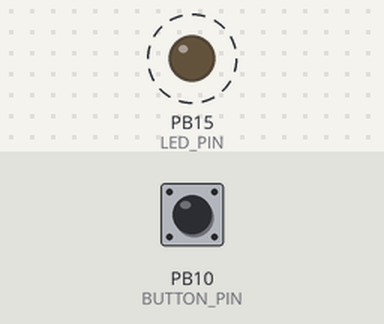
Bench run of a sketch on a simulated STM32 Blue Pill. Parts: output pins drawn as LEDs (lit = HIGH). Dashed ring = blinking. Inputs (shaded band) come from the test bench; at power-on: PB10 (BUTTON_PIN) HIGH. What the sketch prints to the serial monitor is not drawn.

Above: at 0.2 s.
Timing chart, 0 to 3.0 s (numbered marks = the images above):
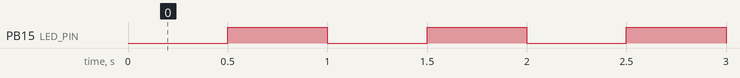

Measured:
- by itself, PB15 (LED_PIN): alternates HIGH for 0.50 s and LOW for 0.50 s

The sketch:

TimerInterrupts.ino
```cpp
/*
 Timer Interrupts Example

 Demonstrates usage of the HardwareTimer classes by blinking the LED

 Created 22 April 2010, last updated 8 June 2010
 By Bryan Newbold for LeafLabs
 This code is released with no strings attached.

 */

#define LED_PIN PB15
#define BUTTON_PIN PB10
#define LED_RATE 500000    // in microseconds; should give 0.5Hz toggles

void handler_led(void);
void handler_count1(void);
void handler_count2(void);

int toggle = 0;

int count1 = 0;
int count2 = 0;

void setup()
{
	Serial.begin(9600); // Ignored by Maple. But needed by boards using hardware serial via a USB to Serial adaptor
    // Set up the LED to blink
    pinMode(LED_PIN, OUTPUT);

    // Set up BUT for input
    pinMode(BUTTON_PIN, INPUT_PULLUP);

    // Setup LED Timer
    Timer2.setChannel1Mode(TIMER_OUTPUTCOMPARE);
    Timer2.setPeriod(LED_RATE); // in microseconds
    Timer2.setCompare1(1);      // overflow might be small
    Timer2.attachCompare1Interrupt(handler_led);

    // Setup Counting Timers
    Timer3.setChannel1Mode(TIMER_OUTPUTCOMPARE);
    Timer4.setChannel1Mode(TIMER_OUTPUTCOMPARE);
    Timer3.pause();
    Timer4.pause();
    Timer3.setCount(0);
    Timer4.setCount(0);
    Timer3.setOverflow(30000);
    Timer4.setOverflow(30000);
    Timer3.setCompare1(1000);   // somewhere in the middle
    Timer4.setCompare1(1000);
    Timer3.attachCompare1Interrupt(handler1);
    Timer4.attachCompare1Interrupt(handler2);
    Timer3.resume();
    Timer4.resume();

}

void loop() {

    // Display the running counts
    Serial.print("Count 1: ");
    Serial.print(count1);
    Serial.print("\t\tCount 2: ");
    Serial.println(count2);

    // Run... while BUT is held, pause Count2
    for(int i = 0; i<1000; i++) {
        if(digitalRead(BUTTON_PIN)) {
            Timer4.pause();
        } else {
            Timer4.resume();
        }
        delay(1);
    }
}

void handler_led(void) {
    toggle ^= 1;
    digitalWrite(LED_PIN, toggle);
}

void handler1(void) {
    count1++;
}
void handler2(void) {
    count2++;
}
```
